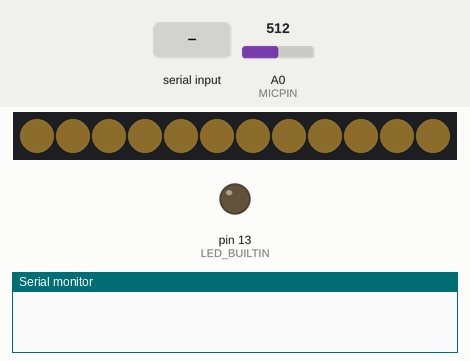
Recording of a program running on a simulated Arduino Uno, built with avr-gcc and run on an emulated ATmega328P. On the bench: 12 RGB LEDs in strip order, left to right, output pins drawn as LEDs (lit = HIGH), the last lines printed to the serial monitor. Inputs (shaded band) come from the test bench; at power-on: A0 (MICPIN) = 512. Dim RGB values are drawn brighter than linear.

Above: at 1.2 s.
1.3 s: "RING\n" received over Serial
At 1.77 s:
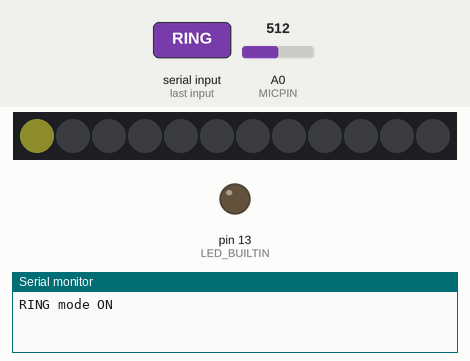
4.0 s: "FULL\n" received over Serial
At 4.24 s:
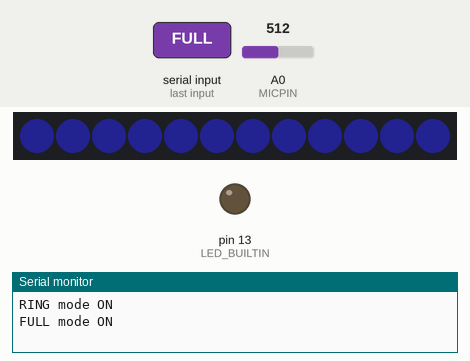
5.8 s: "RING\n" received over Serial
At 6.19 s:
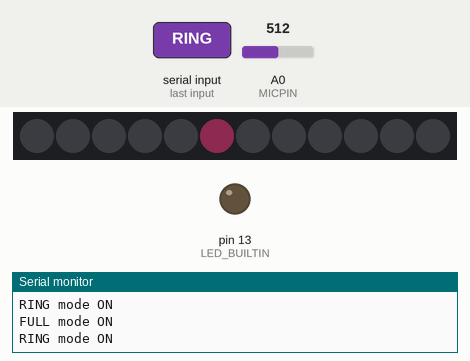
8.4 s: "SOUND\n" received over Serial
At 9.24 s:
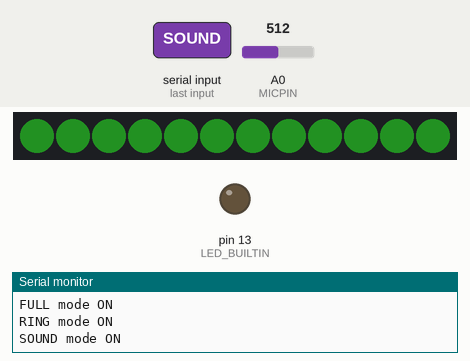
10.3 s: "RING\n" received over Serial
At 10.77 s:
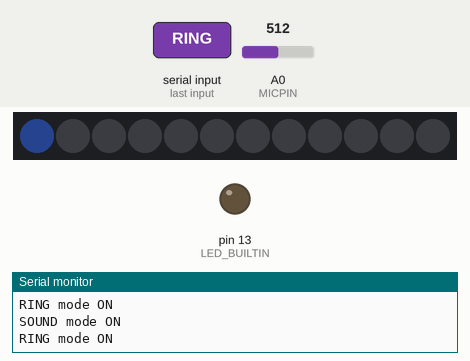

The program:

main.cpp
```cpp
#include "Arduino.h"
#include "FastLED.h"
#include <stdint.h>
#include <string.h>
#include <stdio.h>

#ifndef LED_BUILTIN
#define LED_BUILTIN 13
#endif

#define NEOPIN  2
#define NUM_LEDS  12
#define MICPIN 0

enum {
	RING,
	FULL,
	SOUND
}		modeEnum;

CRGB		leds      [NUM_LEDS];
uint8_t		pixelIndex = 0, h = 0;
uint64_t	lastAffich = 0;
char		readBuffer[64];
char		lastRead  [64];
uint8_t		readIndex = 0;
bool		dataToRead = false;
uint8_t		mode = FULL;

void
setup()
{
	FastLED.addLeds < NEOPIXEL, NEOPIN > (leds, NUM_LEDS);
	pinMode(LED_BUILTIN, OUTPUT);
	Serial.begin(115200);
}

void
atCom()
{
	while (Serial.available() > 0) {
		readBuffer[readIndex] = Serial.read();
		if (readBuffer[readIndex] == '\n') {
			memcpy(lastRead, readBuffer, readIndex);
			lastRead[readIndex] = 0;
			dataToRead = true;
			readIndex = 0;
		} else {
			readIndex++;
		}
	}
}

void
affich()
{
	uint8_t		i;
	int16_t		micRead;

	switch (mode) {
	case RING:
		for (i = 0; i < 12; i++) {
			if (i == pixelIndex) {
				leds[i] = CHSV(h++, 128, 64);
			} else {
		leds[i] = CRGB::Black;
			}
		}
		pixelIndex++;
		if (pixelIndex == 12) {
			pixelIndex = 0;
		}
		break;
	case FULL:
		for (i = 0; i < 12; i++) {
			leds[i] = CHSV(h, 128, 64);
		}
		h++;
		break;
	case SOUND:
		micRead = analogRead(MICPIN);
		micRead = abs(micRead - 256);
		micRead = map(micRead, 0, 210, 0, NUM_LEDS);
		for (i = 0; i < 12; i++) {
			if (i < micRead) {
				leds[i] = CHSV(h, 128, 64);
			} else {
		leds[i] = CRGB::Black;
			}
		}
		h++;
		break;
	}
	FastLED.show();
}

void
loop()
{
	uint8_t		tdelay = 25;

	if ((millis() - lastAffich) > tdelay) {
		lastAffich = millis();
		affich();
	}
	atCom();
	if (dataToRead) {
		dataToRead = false;
		if (strcmp(lastRead, "RING") == 0) {
			Serial.print("RING mode ON\n");
			mode = RING;
		} else if (strcmp(lastRead, "FULL") == 0) {
			Serial.print("FULL mode ON\n");
			mode = FULL;
		} else if (strcmp(lastRead, "SOUND") == 0) {
			Serial.print("SOUND mode ON\n");
			mode = SOUND;
		}
		if (mode == SOUND) {
			tdelay = 10;
		} else {
			tdelay = 25;
		}
	}
}
```

Measured:
- after the input at 1.3 s, the LEDs: change after 0.32 s (image 1)
- after the input at 4.0 s, the LEDs: first change after 0.06 s (image 2 shows a later state)
- after the input at 5.8 s, the LEDs: change after 0.24 s (image 3)
- after the input at 8.4 s, the LEDs: first change at once (image 4 shows a later state)
- after the input at 10.3 s, the LEDs: change after 0.32 s (image 5)
